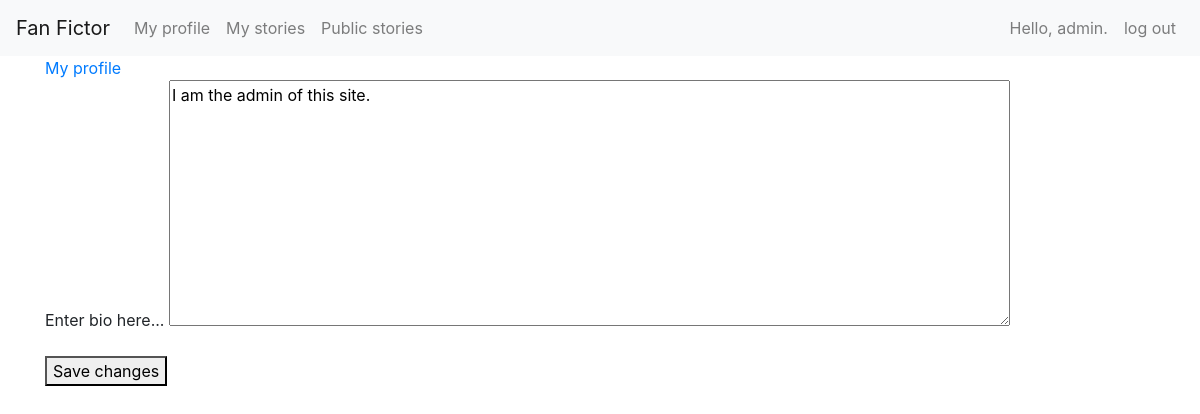
Page /users/myprofile/edit_bio/ (signed in) on the earlier database version.
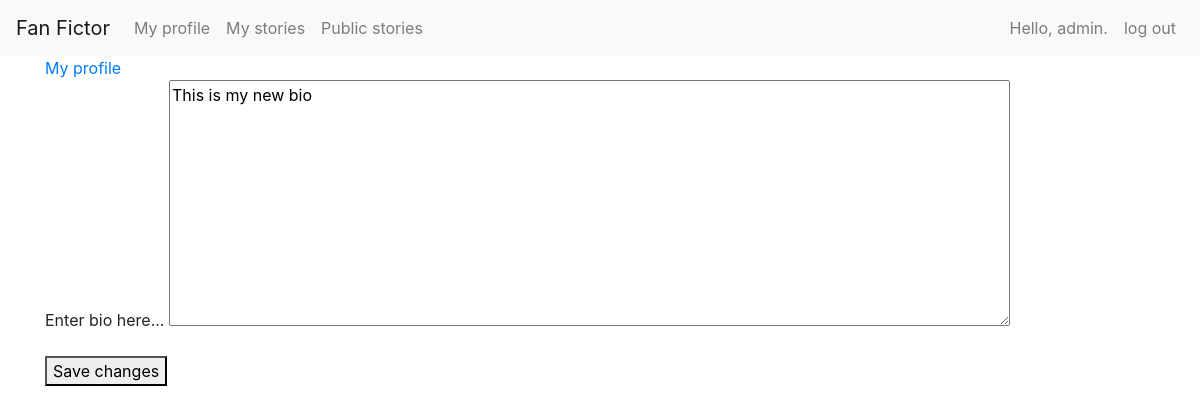
Same page on the later database version.
### users/models.py (models this page shows)
class UserProfiles(models.Model):
    user = models.OneToOneField(User,
                                on_delete=models.CASCADE,
                                primary_key=True)
    biography = models.CharField(max_length=1000)
    profile_picture = models.CharField(max_length=1000)

### users/views.py (the view)
# urls.py: path('myprofile/edit_bio/', views.edit_bio, name='edit_bio')
@login_required
def edit_bio(request):
    users_profile = UserProfiles.objects.get(user=request.user)
    if request.user != users_profile.user:
        raise Http404("You do not have permission")
    if request.method != 'POST':
        form = BiographyForm(instance=users_profile)
    else:
        form = BiographyForm(instance=users_profile, data=request.POST)
        if form.is_valid():
            form.save()
            return HttpResponseRedirect(reverse('users:my_profile'))
    context = {'form': form}
    return render(request, 'users/edit_bio.html', context)

### users/forms.py
class BiographyForm(forms.ModelForm):
    class Meta:
        model = UserProfiles
        fields = {'biography'}
        labels = {'biography': 'Enter bio here...'}
        widgets = {'biography': forms.Textarea(attrs={'cols': 80})}

### users/templates/users/edit_bio.html (shortened to what this page needs)
{% extends "fan_fictions/base.html" %}
{% block content %}
    <a href="{% url 'users:my_profile' %}">My profile</a>
    <form action="{% url 'users:edit_bio' %}" method="post">
        <div class="form-group">
            {{ form.as_p }}
            <button type="submit">Save changes</button>
        </div>
    </form>
{% endblock content %}

Differences in the rows shown:
changed UserProfiles: biography "I am the admin of this site." → "This is my new bio"
